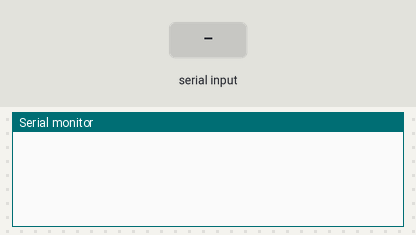
Bench run of a sketch on a simulated Arduino Uno, built with avr-gcc and run on an emulated ATmega328P. On the bench: the last lines printed to the serial monitor. Inputs (shaded band) come from the test bench.

Above: at 1.2 s.
1.3 s: "90,45,200\n" received over Serial
At 2.1 s:
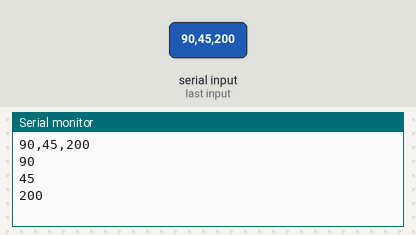
2.8 s: "90,45\n" received over Serial
At 3.9 s:
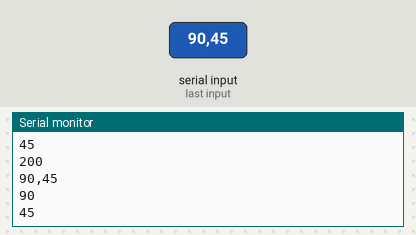
Timing chart, 0 to 5.8 s (numbered marks = the images above; inputs shaded):
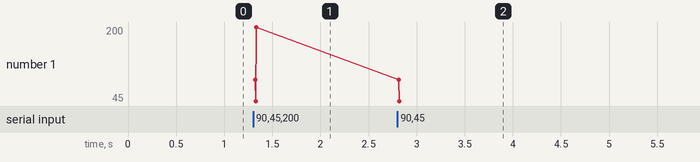

The sketch:

arduino-serial-receive.ino
```cpp
/*
 *  arduino-serial-receive
 *  by gregmarra
 *
 *  This program receives a comma separated series of numbers from serial, and places them into an array.
 *
 *  For example, sending "1,2,3,4\n" will update the array serialInputParams to contain [1,2,3,4]
 *
 *  A few particular elements of this:
 *  * serialEvent – This default Arduino function receives and buffers a serial message.
 *  * strtok – Using this function to split the input
 *  * atoi – Converting character reprentations of numbers ("123") into ints (123)
 *
 *  I found it difficult to get going with this, so I hope putting this up as an example will make this easier for others.
 *
 */

#define SERIALINPUTBUFFERSIZE 64
char serialInputBuffer[SERIALINPUTBUFFERSIZE]; // hold incoming data
int serialInputBufferIndex = 0;
boolean serialInputComplete = false; // whether the input is complete

#define MAXSERIALINPUTPARAMS 4
int serialInputParams[MAXSERIALINPUTPARAMS];

void setup() {
  Serial.begin(9600);
}

void loop() {
  handleSerialInput();
}

void handleSerialInput() {
  if (serialInputComplete) {
    Serial.println(serialInputBuffer);
    splitCommand();

    memset(serialInputBuffer, 0, sizeof serialInputBuffer); // resets input buffer to 0's

    serialInputComplete = false;
  }
}

void splitCommand() {
  char* bufferPointer;
  bufferPointer = strtok(serialInputBuffer, ",");
  int serialInputParamsIndex = 0;

  while (bufferPointer != NULL)
  {
    Serial.println(atoi(bufferPointer));
    serialInputParams[serialInputParamsIndex++] = atoi(bufferPointer);
    bufferPointer = strtok(NULL, ",");

    if (serialInputParamsIndex >= MAXSERIALINPUTPARAMS) {
      break;
    }
  }
}

/*
  SerialEvent occurs whenever a new data comes in the hardware serial RX. This
  routine is run between each time loop() runs, so using delay inside loop can
  delay response. Multiple bytes of data may be available.
*/
void serialEvent() {
  while (Serial.available()) {
    serialInputBuffer[serialInputBufferIndex] = Serial.read();

    if (serialInputBuffer[serialInputBufferIndex] == '\n') {
      serialInputComplete = true;
      serialInputBufferIndex = 0;
    } else {
      serialInputBufferIndex++;
      if (serialInputBufferIndex >= SERIALINPUTBUFFERSIZE) {
        serialInputBufferIndex = SERIALINPUTBUFFERSIZE - 1; // avoid buffer overflows
      }
    }
  }
}
```

Measured:
- after the input at 1.3 s, the serial monitor: prints a new line at once (image 1)
- after the input at 2.8 s, the serial monitor: prints a new line at once (image 2)
